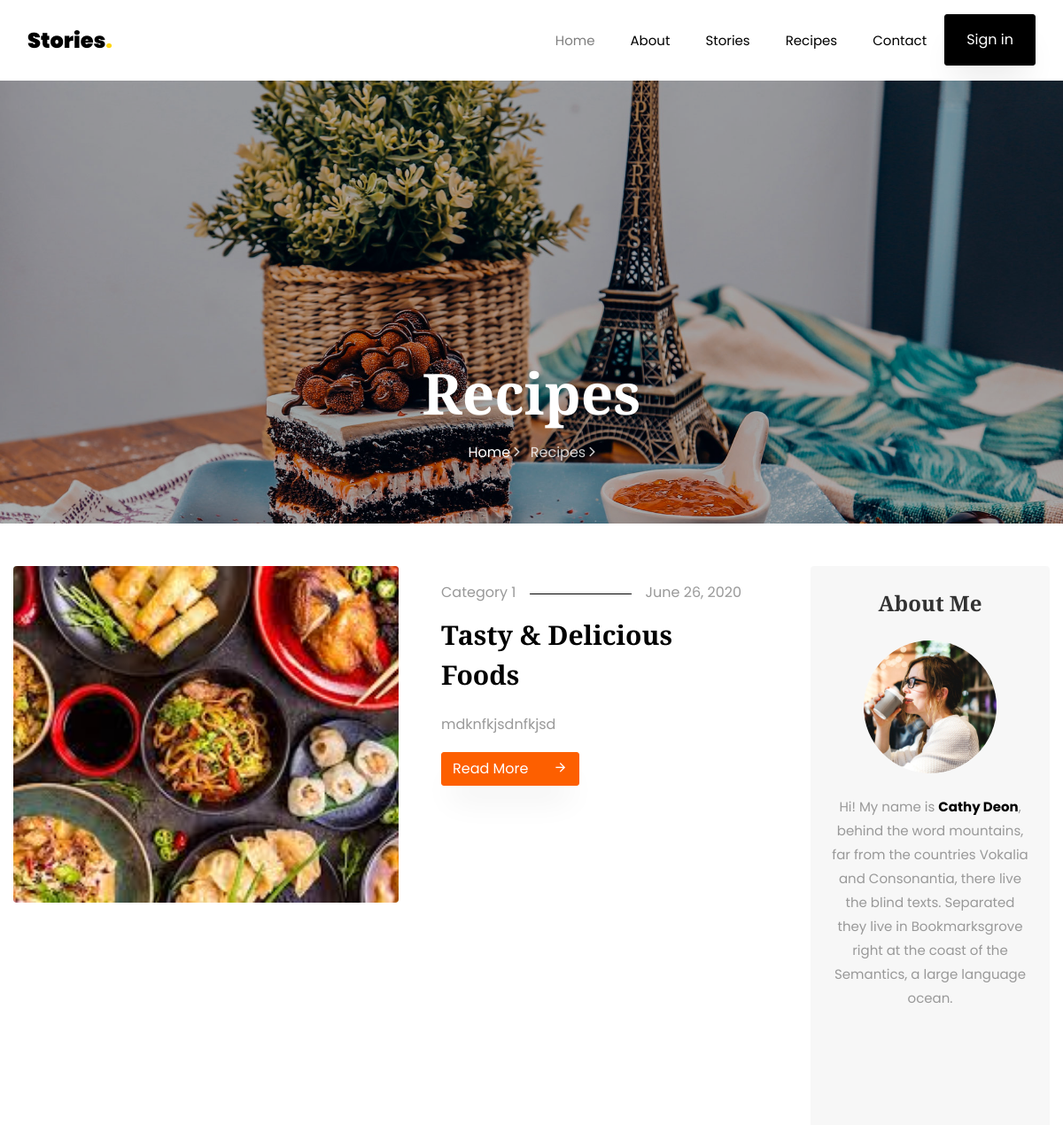
Before: /recipes/ (upper part) with the older database file.
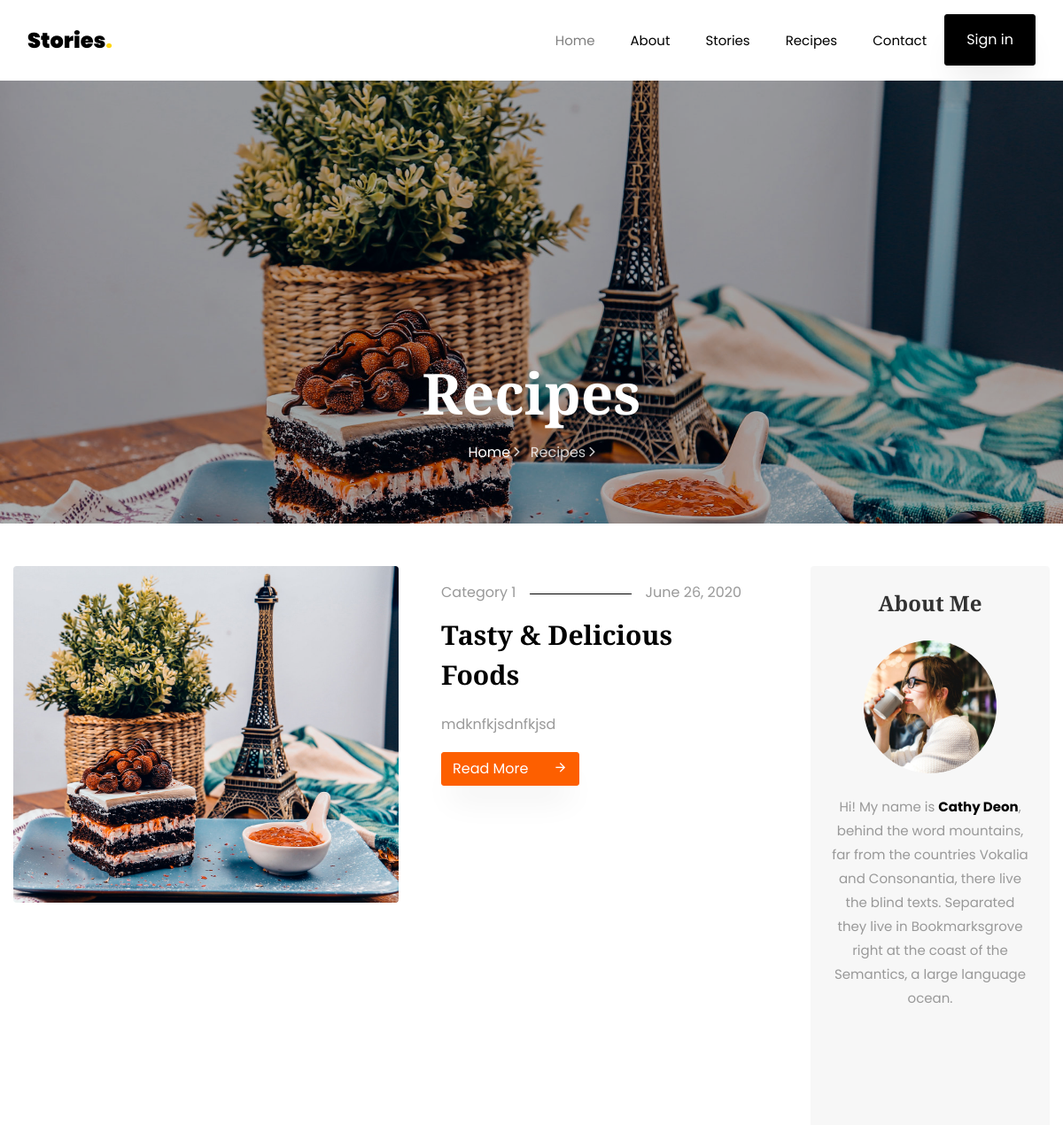
After: the same page with the newer database file.
### stories/models.py (models this page shows, shortened)
class Recipe(models.Model):
    title = models.CharField(max_length=255)
    image = models.ImageField(upload_to='recipes/')
    short_description = models.TextField(max_length=1000, help_text="bu reseptler siyahisinda cixacaq metindir")
    long_description = models.TextField(null=True, blank=True)
    category = models.ForeignKey(Category, on_delete=models.CASCADE)
    author = models.ForeignKey(Author, on_delete=models.CASCADE)
    created_at = models.DateTimeField(auto_now_add=True)
    updated_at = models.DateTimeField(auto_now=True)
    class Meta:
        db_table = "recipes"
        verbose_name = "Resept"
        verbose_name_plural = "Reseptlər"
        ordering = 'created_at',

class Category(models.Model):
    title = models.CharField('Title', max_length=50)
    image = models.ImageField('Şəkil', upload_to="categories/")
    created_at = models.DateTimeField(auto_now_add=True)
    updated_at = models.DateTimeField(auto_now=True)
    class Meta:
        verbose_name = 'Kateqoriya'
        verbose_name_plural = 'Kateqoriyalar'

### stories/views.py (the view)
# urls.py: path('recipes/', RecipeList.as_view(), name="recipes"),
class RecipeList(ListView):
    model = Recipe
    template_name = 'recipes.html'
    context_object_name = 'recipes'
    paginate_by = 2

### stories/templates/recipes.html (shortened to what this page needs)
{% extends 'base.html' %}
{% load static %}
{% block content %}
<section class="hero-wrap hero-wrap-2" style="background-image: url({% static 'images/bg_4.jpg' %});">
    <div class="overlay"></div>
    <div class="container">
        <div class="row no-gutters slider-text align-items-end justify-content-center">
            <div class="col-md-9 ftco-animate pb-5 text-center">
                <h1 class="mb-3 bread">Recipes</h1>
                <p class="breadcrumbs"><span class="mr-2"><a href="index.html">Home <i
                        class="ion-ios-arrow-forward"></i></a></span> <span>Recipes <i
                        class="ion-ios-arrow-forward"></i></span></p>
            </div>
        </div>
    </div>
</section>
<section class="ftco-section">
    <div class="container">
        <div class="row">
            <div class="col-lg-9">
                <div class="row">
                    {% for recipe in recipes %}
                    <div class="col-md-6 col-lg-12 ftco-animate">
                        <div class="blog-entry d-lg-flex">
                            <div class="half">
                                <a href="{% url 'recipe-detail' recipe.id %}" class="img d-flex align-items-end"
                                   style="background-image: url('{{ recipe.image.url }}');">
                                </a>
                            </div>
                            <div class="text px-md-4 px-lg-5 half pt-3">
                                <p class="meta d-flex"><span class="pr-3">{{ recipe.category.title }}</span><span class="ml-auto pl-3">{{recipe.created_at|date:"F d, Y"}}</span>
                                </p>
                                <h3><a href="{% url 'recipe-detail' recipe.id %}">{{ recipe.title }}</a></h3>
                                <p>{{ recipe.short_description }}
                                </p>
                                <p class="mb-0"><a href="{% url 'recipe-detail' recipe.id %}" class="btn btn-primary">Read More <span
                                        class="icon-arrow_forward ml-4"></span></a></p>
                            </div>
                        </div>
                    </div>
                    {% endfor %}
                </div>
            </div>
            <div class="col-lg-3">
                <div class="sidebar-wrap">
                    <div class="sidebar-box p-4 about text-center ftco-animate">
                        <h2 class="heading mb-4">About Me</h2>
                        <img src="{% static 'images/author.jpg' %}" class="img-fluid" alt="Colorlib Template">
                        <div class="text pt-4">
                            <p>Hi! My name is <strong>Cathy Deon</strong>, behind the word mountains, far from the
                                countries Vokalia and Consonantia, there live the blind texts. Separated they live in
                                Bookmarksgrove right at the coast of the Semantics, a large language ocean.</p>
                        </div>
                    </div>
                </div>
            </div>
        </div>
    </div>
</section>
{% endblock %}

Changed rows visible on the page:
changed Recipe "Tasty & Delicious Foods": image: a different picture
